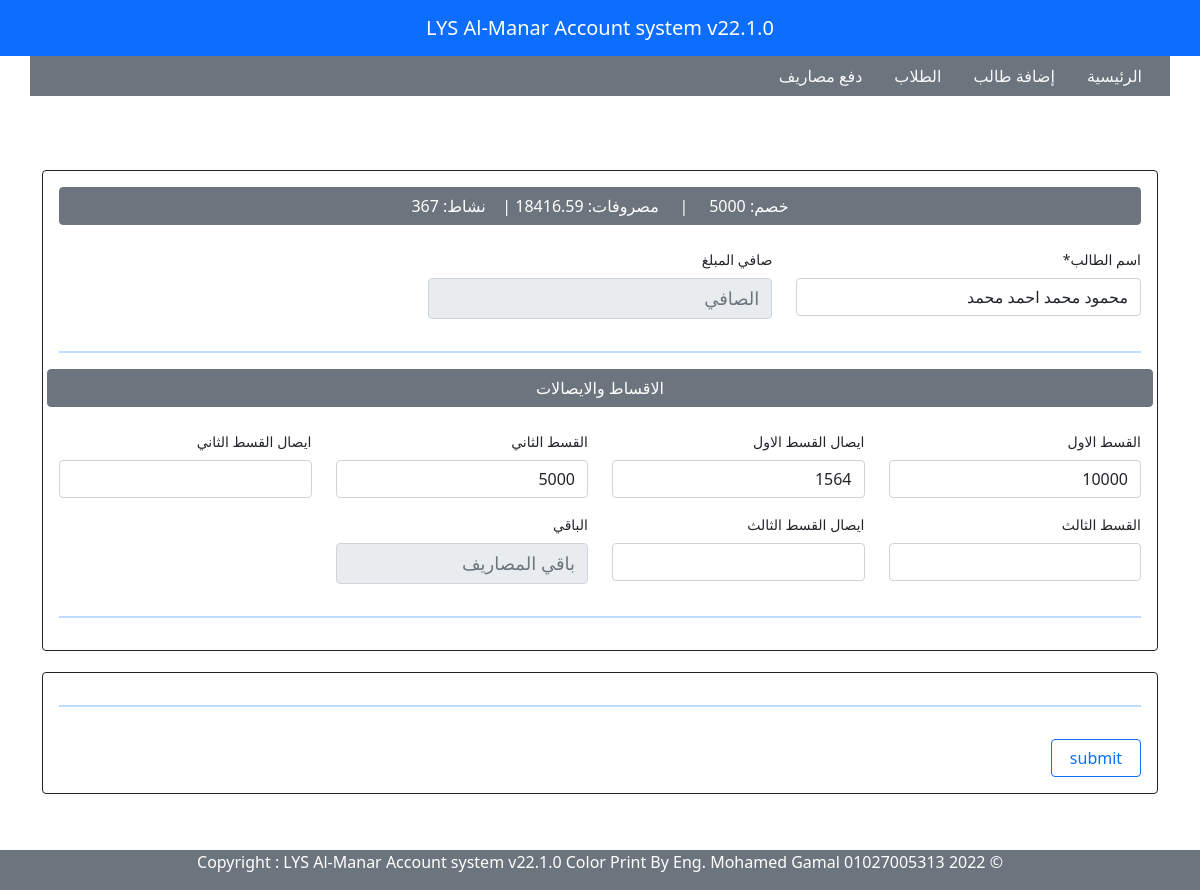
The page /form/18/edit.html on the database its author committed.
### form/models.py (models this page shows, shortened)
class Formstudent(models.Model):
    name                = models.CharField("إسم الطالب",max_length=100, blank=True)
    id_number           = models.CharField("الرقم القومي",max_length=14, blank=True)
    school_fees         = models.CharField("مصاريف المدرسة",max_length=255, blank=True)
    activity            = models.CharField("نشاط",max_length=3, blank=True)
    discount            = models.CharField("خصم",max_length=4, blank=True)
    net_expenses        = models.CharField("الصافي",max_length=8, blank=True)
    f_installment       = models.CharField("القسط الاول",max_length=5, blank=True)
    f_receipt_number    = models.CharField("إيصال القسط الاول",max_length=4, blank=True)
    s_installment       = models.CharField("القسط الثاني",max_length=5, blank=True)
    s_receipt_number    = models.CharField("إيصال القسط الثاني",max_length=4, blank=True)
    th_installment      = models.CharField("القسط الثالث",max_length=5, blank=True)
    th_receipt_number   = models.CharField("إيصال القسط الثالث",max_length=4, blank=True)
    remaining_amount    = models.CharField("الباقي",max_length=8, blank=True)
    situation           = models.CharField("حالة الطالب",max_length=50, null=True, choices=SITUATION, default='Didentpay')
    created_at          = models.DateTimeField(auto_now_add=True)
    class Meta:
        db_table = 'Formstudent'
        managed = True
        verbose_name = 'Registration'
        verbose_name_plural = 'Registrations'

### form/views.py (the view)
# urls.py: path('form/<int:id>/edit.html',views.edit, name='edit'),
def edit(request, id): #def edit student in urls
    edit = get_object_or_404(Formstudent, id=id)
    if request.method == 'POST': #POST in form edit student in edit student html
        formtohtml = Update_StudentForm(request.POST, instance=edit) # edit student come from forms.py
        if formtohtml.is_valid():
            formtohtml.save() # to save data in forms
            messages.success(request, 'تم تسجيل دفع القسط بنجاح')
            return HttpResponseRedirect('/form/')
    else:
        formtohtml= Update_StudentForm(instance=edit)
        return render(request,'form/edit.html', {'updatehtml':formtohtml}) # edit student From forms.py

### templates/form/edit.html (shortened to what this page needs)
{% extends 'parties/base.html' %}
{% load crispy_forms_tags %}
{% block content %}
<div class="container mt-3" style='width: 95%; font-size: 14px'>
    <br >
    <br >
        <form method="POST" enctype="multipart/form-data" class=" mt-3" autocomplete="off" novalidate>
        <div class="card border-dark p-3">
            <span class="btn btn-secondary mb-4" style="cursor: default">
                    خصم: 5000  &nbsp; &nbsp; |  &nbsp; &nbsp; مصروفات: 18416.59  |  &nbsp;&nbsp;  نشاط: 367
            </span>
            <div class="row">
                <div class="col-4">{{ updatehtml.name|as_crispy_field }}</div>
                <div class="col-4">{{ updatehtml.net_expenses|as_crispy_field }}</div>
                <div><hr style="border: 1px solid #007bff;"></div>
            </div>
            <div class="row">
                <div class="btn btn-secondary mb-4" style="cursor: default"> الاقساط والايصالات</div>
                <div class="col-3">{{ updatehtml.f_installment|as_crispy_field }}</div>
                <div class="col-3">{{ updatehtml.f_receipt_number|as_crispy_field }}</div>
                <div class="col-3">{{ updatehtml.s_installment|as_crispy_field }}</div>
                <div class="col-3">{{ updatehtml.s_receipt_number|as_crispy_field }}</div>
            </div>
            <div class="row">
                <div class="col-3">{{ updatehtml.th_installment|as_crispy_field }}</div>
                <div class="col-3">{{ updatehtml.th_receipt_number|as_crispy_field }}</div>
                <div class="col-3">{{ updatehtml.remaining_amount|as_crispy_field }}</div>
                <div><hr style="border: 1px solid #007bff;"></div>
            </div>
        </div>
        <br />
        <div class="card border-dark p-3">
            <div><hr style="border: 1px solid #007bff;"></div>
            <button type="submit" class="btn btn-outline-primary mt-3" style="width: 90px">submit</button>
        </div>
    </form>
    </div>
    <br >
    <br >
    <br >
    <br >
{% endblock %}

### rows shown on the page
Formstudent: name "محمود محمد احمد محمد", f_installment "10000", f_receipt_number "1564", s_installment "5000"
